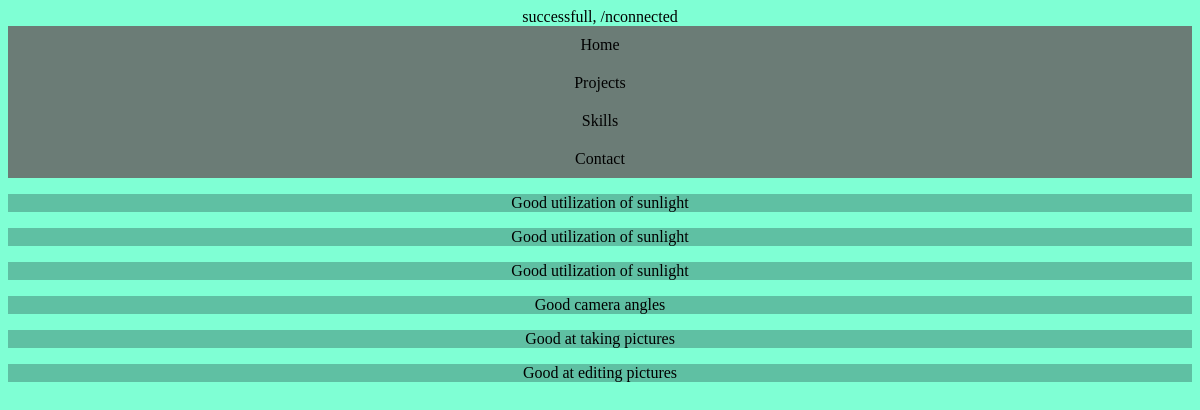
The page / on the database its author committed.
### tables this page shows
CREATE TABLE `featured` (
  `featured_skills` varchar(255) DEFAULT NULL
);

### index.php (the view, shortened to what this page needs)
<?php
$servername="localhost";
$username="root";
$password="";
$dbname="myportifolio";
$conn=mysqli_connect($servername,$username,$password,$dbname);
$db_conn=mysqli_select_db($conn,"myportifolio");
if ($db_conn) {
  echo"connected";
} else {
  die("failed to onnect");
}
?>
<!DOCTYPE html>
<html>
<head>
  <link rel="stylesheet" type="text/css" href="style.css">
</head>
<body>
  <nav>
    <ul>
      <li><a href="index.php">Home</a></li>
      <li><a href="projects.php">Projects</a></li>
      <li><a href="skills.php">Skills</a></li>
      <li><a href="contact.php">Contact</a></li>
    </ul>
  </nav>
  <div class="feat">
        <?php
        $sql ="SELECT * FROM featured";
        $exec = mysqli_query($conn, $sql);
        while ($row = mysqli_fetch_array($exec)) {
          echo "<p style='background-color:rgb(95, 192, 163);'>".$row['featured_skills']."</p>";
        }
        ?>
  </div>
</body>
</html>

### style.css (style rules this page uses)
nav ul { list-style-type: none; margin: 0; padding: 0; }
nav ul li { display: inline; }
nav ul li a { display: block; padding: 10px; text-decoration: none; color: #000; background-color: hsla(154, 3%, 43%, 0.921); }
body { background-color:aquamarine; text-align: center; text-decoration: wavy; }

### rows shown on the page
featured: featured_skills "Good utilization of sunlight"
featured: featured_skills "Good utilization of sunlight"
featured: featured_skills "Good utilization of sunlight"
featured: featured_skills "Good camera angles"
featured: featured_skills "Good at taking pictures"
featured: featured_skills "Good at editing pictures"
